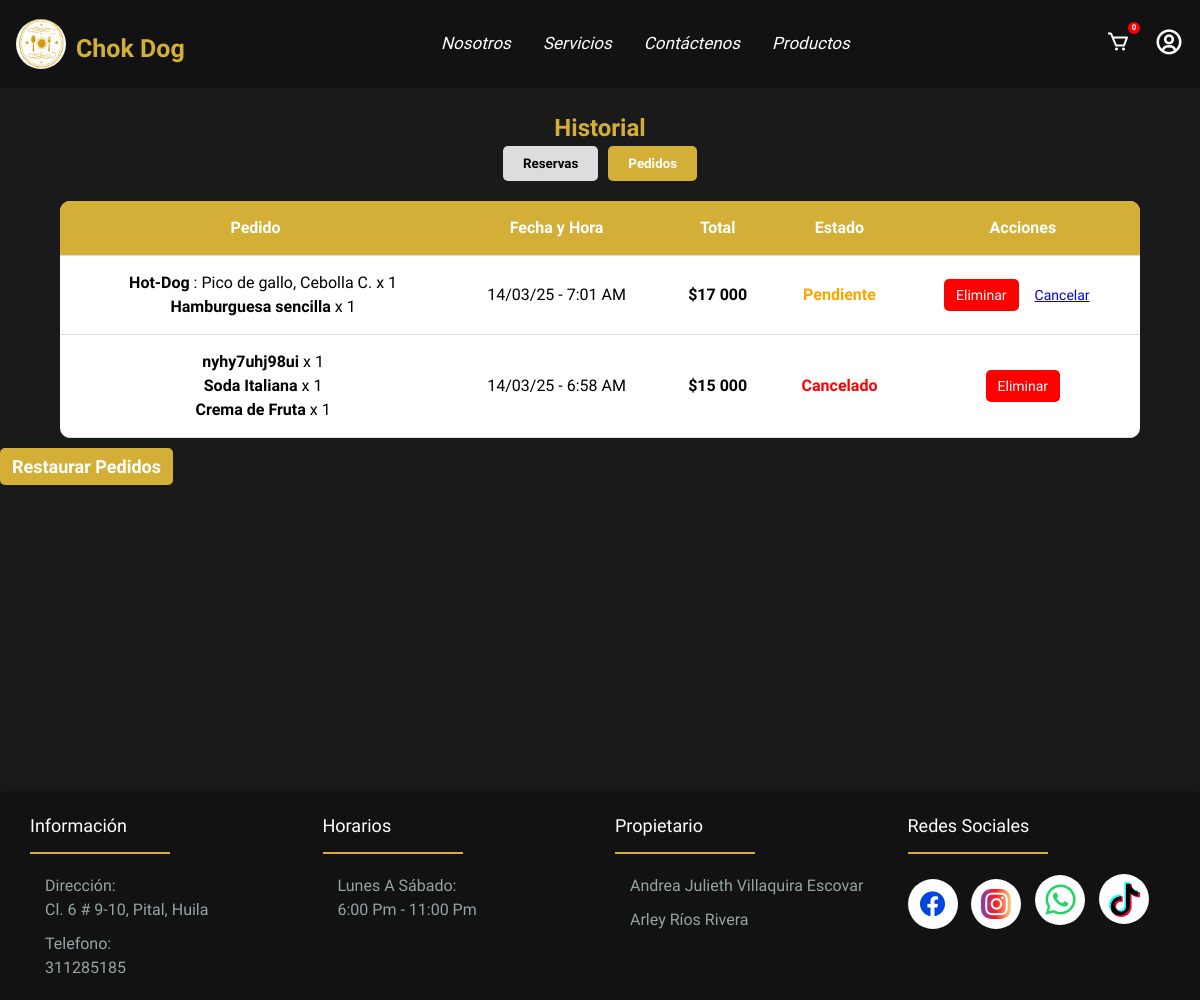
Page /historial (signed in) on the committed database.
### comida/models.py (models this page shows, shortened)
class Pedido(models.Model):
    ESTADOS = [
        ('pendiente', 'Pendiente'),
        ('confirmado', 'Confirmado'),
        ("enviado", "Enviado"),
        ("entregado", "Entregado"),
        ("cancelado", "Cancelado"),
    ]
    METODOS_PAGO = [
        ('nequi', 'Nequi'),
        ('daviplata', 'Daviplata'),
        ('contra_entrega', 'Contra Entrega'),  # 🔹 Agregado correctamente
    ]
    nombre = models.CharField(max_length=255)
    email = models.EmailField()
    telefono = models.CharField(max_length=15)
    metodo_pago = models.CharField(max_length=50, choices=METODOS_PAGO)
    comprobante = models.ImageField(upload_to="comprobantes/", null=True, blank=True)
    productos = models.JSONField()  # Se almacenará como JSON con los productos y cantidades
    total = models.DecimalField(max_digits=10, decimal_places=0)
    fecha = models.DateTimeField(auto_now_add=True)
    direccion = models.CharField(max_length=255)
    fecha_pedido = models.DateTimeField(default=now)
    estado = models.CharField(max_length=20, choices=ESTADOS, default='pendiente')

### comida/views.py (the view)
# urls.py: path('historial', views.historial, name='historial'),
def historial(request):
    pedidos = []
    reservas = []
    if request.user.is_authenticated:
        pedidos = Pedido.objects.filter(email__iexact=request.user.email).order_by('-fecha')
        reservas = Reserva.objects.filter(email__iexact=request.user.email)
        for pedido in pedidos:
            pedido.estado_display = pedido.get_estado_display()
            pedido.productos = json.loads(pedido.productos) if isinstance(pedido.productos, str) else pedido.productos
    return render(request, "historial.html", {"pedidos": pedidos, "reservas": reservas})

### comida/templates/historial.html (shortened to what this page needs)
{% extends 'base.html' %}
{% load static %}
{% load humanize %}
{% block content %}
    <link rel="stylesheet" href="{% static 'historial.css' %}">
    <div class="historial">
        <h2>Historial</h2>
        <div class="tab-container">
            <button class="tab" onclick="showTab('reservas')">Reservas</button>
            <button class="tab active" onclick="showTab('compras')">Pedidos</button>
        </div>
        <div id="compras" class="content">
            <table>
                <thead>
                    <tr>
                        <th>Pedido</th>
                        <th>Fecha y Hora</th>
                        <th>Total</th>
                        <th>Estado</th>
                        <th>Acciones</th>
                    </tr>
                </thead>
                <tbody>
                    {% for pedido in pedidos %}
                    <tr id="pedido-{{ pedido.id }}">
                        <td>
                            <ul>
                                {% for producto in pedido.productos %}
                                <li>
                                    <strong>{{ producto.nombre }}</strong>
                                    {% if producto.ingredientes and producto.ingredientes|length > 0 %}
                                    : {{ producto.ingredientes|join:", " }}
                                    {% endif %}
                                    x {{ producto.cantidad }}
                                </li>
                                {% endfor %}
                            </ul>
                        </td>
                        <td>{{ pedido.fecha|date:"d/m/y - g:i A" }}</td>
                        <td><strong>${{ pedido.total|intcomma }}</strong></td>
                        <td class="estado-{{ pedido.estado }}">{{ pedido.get_estado_display }}</td>
                        <td>
                            <button class="btn delete" onclick="confirmarEliminacionPedido('{{ pedido.id }}')">Eliminar</button>
                            {% if pedido.estado == "pendiente" %}
                                <a href="{% url 'cancelar_pedido' pedido.id %}" class="btn cancelar" onclick="return confirm('¿Estás seguro de que quieres cancelar este pedido?');">Cancelar</a>
                            {% endif %}
                        </td>
                    </tr>
                    {% empty %}
                    <tr>
                        <td colspan="6">No tienes pedidos registradas.</td>
                    </tr>
                    {% endfor %}
                </tbody>
            </table>
            <button class="rest" onclick="restaurarPedidos()">Restaurar Pedidos</button>
        </div>
    </div>
{% endblock %}

### comida/static/barra.css (style rules this page uses)
* { margin: 0; padding: 0; box-sizing: border-box; font-family: "Kotta One", serif; box-sizing: border-box; }
:root { --text_4: rgba(0, 0, 0, 0.3); --text_sha: 5px 20px 5px #000000; --box: 0px 4px 10px rgb(0, 0, 0); --blanco: #FFFFFF; --negro-profundo: #1a1a1a; --fondo: #0000007b; --dorado: #D4AF37; --gris-industrial: #2d2d2d; --negro-carbon: #121212; --gris-acero: #95A5A6; }
body { margin: 0; padding: 0; position: relative; min-height: 90vh; padding-bottom: 200px; line-height: 1.5; }
ul { list-style: none; }

### comida/static/historial.css (style rules this page uses)
.historial { background-color: var(--negro-profundo); min-height: 90vh; padding: 30px 0 50px 0; }
.content { display: none; }
.content.active { display: block; }
h2 { text-align: center; color: var(--dorado); }
.tab-container { display: flex; justify-content: center; gap: 10px; margin-bottom: 20px; }
.tab { padding: 10px 20px; cursor: pointer; background: #ddd; border-radius: 5px; border: none; font-weight: bold; }
.tab.active { background: var(--dorado); color: white; }
table { width: 90%; margin: auto; border-collapse: collapse; background: white; border-radius: 10px; overflow: hidden; box-shadow: 0px 0px 10px rgba(0, 0, 0, 0.1); }
th, td { padding: 15px; text-align: center; border-bottom: 1px solid #ddd; }
th { background: var(--dorado); color: white; }
ul { padding-left: 15px; margin: 0; }
.btn { padding: 8px 12px; cursor: pointer; border: none; border-radius: 5px; font-size: 14px; }
.rest { background-color: var(--dorado); color: #ffffff; font-weight: bold; margin: 10px 0; padding: 8px 12px; cursor: pointer; border-radius: 5px; font-size: 18px; border: none; cursor: pointer; }
.btn.delete { background: red; color: white; }
.estado-pendiente { color: orange; font-weight: bold; }
.estado-cancelado { color: red; font-weight: bold; }

### rows in the picture
Pedido: nombre "Hot-Dog" "Hamburguesa sencilla", ingredientes "Pico de gallo, Cebolla C.", cantidad "1" "1", fecha "14/03/25 - 7:01 AM", total "17 000", estado "Pendiente", shows "Cancelar"
Pedido: nombre "nyhy7uhj98ui" "Soda Italiana" "Crema de Fruta", cantidad "1" "1" "1", fecha "14/03/25 - 6:58 AM", total "15 000", estado "Cancelado"
